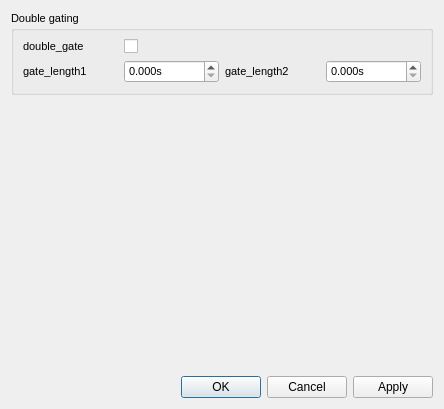
<?xml version="1.0" encoding="UTF-8"?>
<ui version="4.0">
 <class>Dialog</class>
 <widget class="QDialog" name="Dialog">
  <property name="geometry">
   <rect>
    <x>0</x>
    <y>0</y>
    <width>444</width>
    <height>409</height>
   </rect>
  </property>
  <property name="windowTitle">
   <string>Pulse Generator Settings</string>
  </property>
  <layout class="QVBoxLayout" name="verticalLayout">
   <item>
    <widget class="QGroupBox" name="double_gating_groupBox">
     <property name="font">
      <font>
       <pointsize>8</pointsize>
      </font>
     </property>
     <property name="title">
      <string>Double gating</string>
     </property>
     <property name="flat">
      <bool>false</bool>
     </property>
     <property name="checkable">
      <bool>false</bool>
     </property>
     <layout class="QGridLayout" name="gridLayout_2">
      <item row="3" column="0">
       <widget class="QLabel" name="gate_length1_label">
        <property name="text">
         <string>gate_length1</string>
        </property>
       </widget>
      </item>
      <item row="3" column="2">
       <widget class="QLabel" name="gate_length2_label">
        <property name="text">
         <string>gate_length2</string>
        </property>
       </widget>
      </item>
      <item row="2" column="0">
       <layout class="QGridLayout" name="gridLayout_6">
        <item row="0" column="0">
         <widget class="QLabel" name="double_gate_label">
          <property name="text">
           <string>double_gate</string>
          </property>
         </widget>
        </item>
       </layout>
      </item>
      <item row="2" column="1">
       <widget class="QCheckBox" name="double_gate_checkBox">
        <property name="text">
         <string/>
        </property>
       </widget>
      </item>
      <item row="3" column="3">
       <widget class="ScienDSpinBox" name="gate_length2_ScienDSpinBox">
        <property name="suffix">
         <string>s</string>
        </property>
        <property name="decimals">
         <number>3</number>
        </property>
        <property name="maximum">
         <double>1.000000000000000</double>
        </property>
        <property name="singleStep">
         <double>0.000001000000000</double>
        </property>
       </widget>
      </item>
      <item row="3" column="1">
       <widget class="ScienDSpinBox" name="gate_length1_ScienDSpinBox">
        <property name="suffix">
         <string>s</string>
        </property>
        <property name="decimals">
         <number>3</number>
        </property>
        <property name="maximum">
         <double>1.000000000000000</double>
        </property>
        <property name="singleStep">
         <double>0.000001000000000</double>
        </property>
       </widget>
      </item>
     </layout>
    </widget>
   </item>
   <item>
    <spacer name="verticalSpacer">
     <property name="orientation">
      <enum>Qt::Vertical</enum>
     </property>
     <property name="sizeHint" stdset="0">
      <size>
       <width>20</width>
       <height>40</height>
      </size>
     </property>
    </spacer>
   </item>
   <item>
    <widget class="QDialogButtonBox" name="buttonBox">
     <property name="orientation">
      <enum>Qt::Horizontal</enum>
     </property>
     <property name="standardButtons">
      <set>QDialogButtonBox::Apply|QDialogButtonBox::Cancel|QDialogButtonBox::Ok</set>
     </property>
    </widget>
   </item>
  </layout>
 </widget>
 <customwidgets>
  <customwidget>
   <class>ScienDSpinBox</class>
   <extends>QDoubleSpinBox</extends>
   <header>qudi.util.widgets.scientific_spinbox.h</header>
  </customwidget>
 </customwidgets>
 <resources/>
 <connections>
  <connection>
   <sender>buttonBox</sender>
   <signal>accepted()</signal>
   <receiver>Dialog</receiver>
   <slot>accept()</slot>
   <hints>
    <hint type="sourcelabel">
     <x>248</x>
     <y>254</y>
    </hint>
    <hint type="destinationlabel">
     <x>157</x>
     <y>274</y>
    </hint>
   </hints>
  </connection>
  <connection>
   <sender>buttonBox</sender>
   <signal>rejected()</signal>
   <receiver>Dialog</receiver>
   <slot>reject()</slot>
   <hints>
    <hint type="sourcelabel">
     <x>316</x>
     <y>260</y>
    </hint>
    <hint type="destinationlabel">
     <x>286</x>
     <y>274</y>
    </hint>
   </hints>
  </connection>
 </connections>
</ui>
